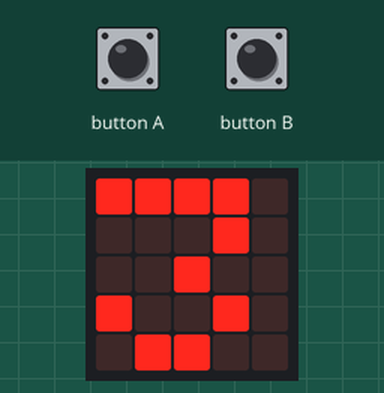
Recording of a program running on a simulated BBC micro:bit (MakeCode). Shown: the board's 5×5 LED display. The test bench sets the inputs (shaded band). Random numbers come from a fixed seed; the 48×5 strip is a reading aid, not a part: it shows the text the display is scrolling, unrolled, one strip-width of it at a time.

Above: at 1.0 s.
At 8.6 s:
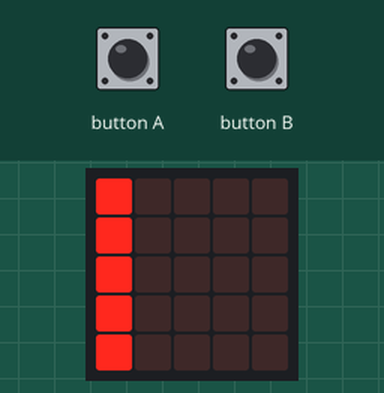
8.7 s: button A pressed for 0.15 s
At 9.3 s:
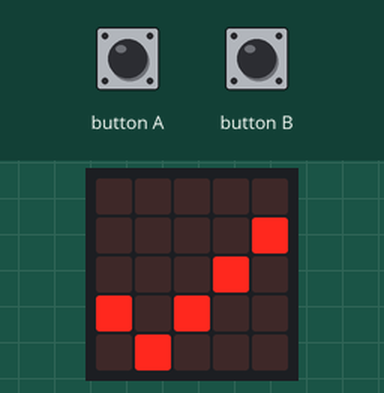
11.8 s: button B pressed for 0.15 s
At 12.9 s:
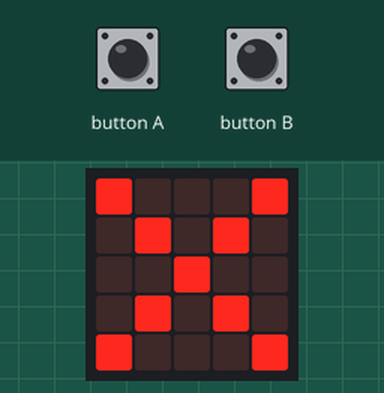
Timing chart, 0 to 14.8 s (numbered marks = the images above; inputs shaded):
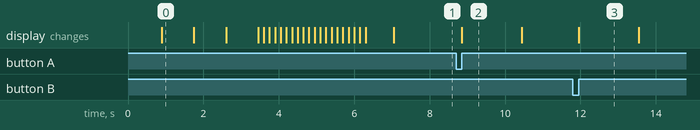

Measured:
- after the input at 8.7 s, the display: changes after 0.15 s (image 2)
- after the input at 11.8 s, the display: changes after 0.15 s (image 3)
- what the display in image 0 shows lasts 0.9 s, from 0.9 s to 1.8 s
- what the display in image 2 shows lasts 1.6 s, from 8.9 s to 10.5 s

The program:

main.ts
```typescript
function cuentaTiempo () {
    tiempo = 0
}
function juego () {
    boton = randint(0, 1)
    if (boton == 0) {
        basic.showLeds(`
            # . . . .
            # . . . .
            # . . . .
            # . . . .
            # . . . .
            `)
    } else {
        basic.showLeds(`
            . . . . #
            . . . . #
            . . . . #
            . . . . #
            . . . . #
            `)
    }
    cuentaTiempo()
}
input.onButtonPressed(Button.A, function () {
    if (boton == 0) {
        basic.showIcon(IconNames.Yes)
    } else {
        basic.showIcon(IconNames.No)
    }
    basic.pause(1000)
    juego()
})
input.onButtonPressed(Button.B, function () {
    if (boton == 1) {
        basic.showIcon(IconNames.Yes)
    } else {
        basic.showIcon(IconNames.No)
    }
    basic.pause(1000)
    juego()
})
let boton = 0
let tiempo = 0
basic.showLeds(`
    . . . . .
    . # . # .
    . . . . .
    # . . . #
    . # # # .
    `)
basic.pause(500)
let cuenta = 3
for (let index = 0; index < 3; index++) {
    basic.showNumber(cuenta)
    cuenta = cuenta - 1
    basic.pause(100)
}
basic.clearScreen()
basic.showString("Go!")
basic.clearScreen()
juego()
loops.everyInterval(100, function () {
    tiempo += 100
})
```

test.ts
```typescript
// aquí va el archivo "tests"; esto no se compilará cuando este paquete se utilice como una extensión.
```
